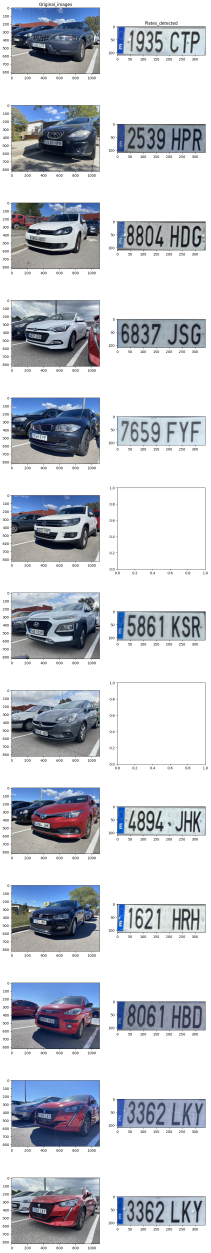
#> input picture examples/plate_localization.png, 842 x 5009 px (shown at 1/4 size)
$ python -i segmentation.py   (imports and definitions only)
#> lines starting #> are read from the running program, lines starting #| are printed output that depends on the picture; after the words box and inside, x2 and y2 are one past the last pixel; in counts of white or black regions, pixels touching at a corner belong together
#> further down, picture is the input picture: shape (5009, 842, 3); mean B, G, R 208.3, 201.8, 198.6
### src/utils.py
from numbers import Number
from pathlib import Path
from typing import List, Optional, Tuple, Text

import cv2
import imutils
import numpy as np

import matplotlib.pyplot as plt


def load_image(path: Path) -> np.array:
    image = cv2.imread(str(path))
    return image


def write_image(path: Path, image: np.array) -> None:
    cv2.imwrite(str(path), image)


def resize_image(image: np.array, width: Number = 1100) -> np.array:
    resized_img = imutils.resize(image, width=width)
    return resized_img


def grayscale_image(image: np.array) -> np.array:
    return cv2.cvtColor(image, cv2.COLOR_BGR2GRAY)


# [50 lines left out: functions show_image, show_contour_detection, show_keypoints, show_split_chars, not called in this run]

### src/segmentation.py
import cv2
import numpy as np

from utils import grayscale_image


class ImageSegmentation:

    def __init__(self):
        # Remove blue box
        self.hsv_blue_start = np.array([100, 100, 100], np.uint8)
        self.hsv_blue_end = np.array([115, 255, 255], np.uint8)
        self.crop_range = (10, 5)

    def segment(self, image: np.array) -> np.array:
        image_without_blue = self.remove_left_box(image)
        image_crop = self.crop(image_without_blue)
        denoised_image = self.denoise(image_crop)
        image_gray = grayscale_image(denoised_image)
        bin_image = self.otsu_bin(image_gray)
        return bin_image

    def remove_left_box(self, image: np.array) -> np.array:
        img_hsv = cv2.cvtColor(image, cv2.COLOR_BGR2HSV)
#> img_hsv: shape (5009, 842, 3); mean H, S, V 36.8, 26.9, 210.1
        mask_hsv = cv2.inRange(img_hsv, self.hsv_blue_start, self.hsv_blue_end)
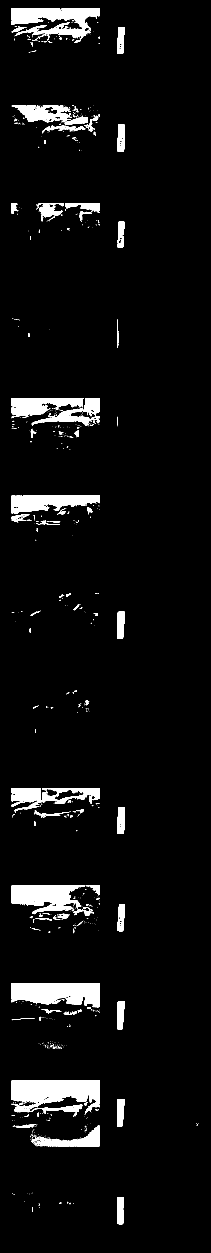
#> mask_hsv: shape (5009, 842) (shown at 1/4 size); 5.2% white; 1111 white regions (949 under 20 px), largest, box (x1, y1, x2, y2) and area: (47, 4322, 398, 4453) 31948, (47, 3932, 398, 4029) 24690, (47, 32, 398, 170) 21915
        idx = np.argwhere(mask_hsv[:, :50] == 255)[:, 1].max()
#> idx = 49
        return image[:, idx:]
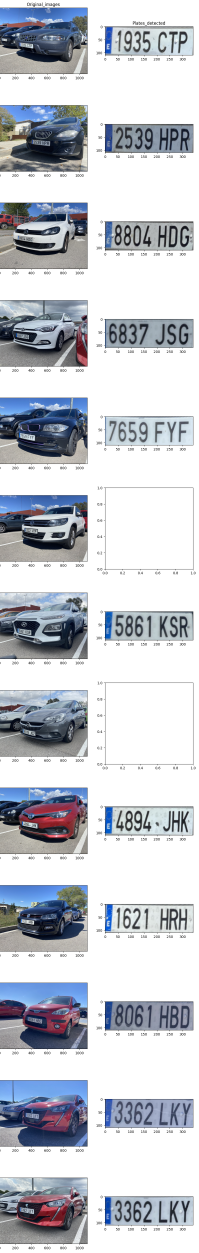
#> returned value: shape (5009, 793, 3) (shown at 1/4 size); mean of channels 0, 1, 2 206.5, 199.6, 196.3; drawn as B, G, R

    def crop(self, image: np.array) -> np.array:
        h, w = self.crop_range
        return image[h:-h, w:-w]
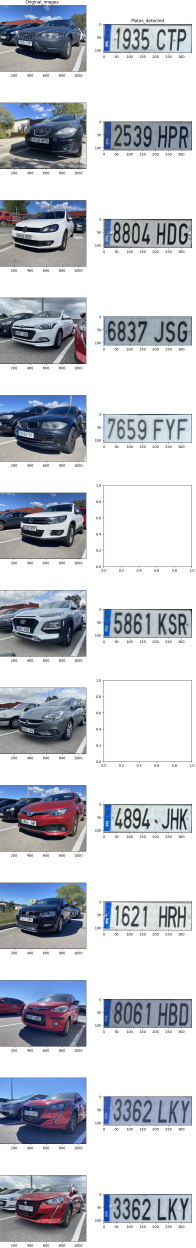
#> returned value: shape (4989, 783, 3) (shown at 1/4 size); mean of channels 0, 1, 2 206.2, 199.2, 195.8; drawn as B, G, R

    @staticmethod
    def denoise(image: np.array) -> np.array:
        return cv2.fastNlMeansDenoisingColored(image, None, 10, 10, 7, 21)
#> in grayscale_image, `return cv2.cvtColor(image, cv2.COLOR_BGR2GRAY)`:
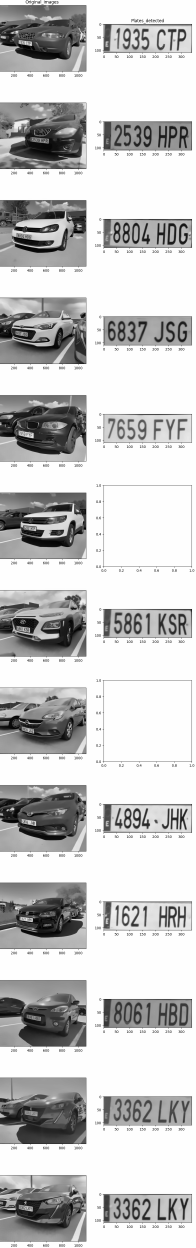
#> returned value: shape (4989, 783) (shown at 1/4 size); min 0, max 254, mean 198.2

    @staticmethod
    def otsu_bin(image: np.array) -> np.array:
        _, bin_image = cv2.threshold(image, 0, 255, cv2.THRESH_BINARY + cv2.THRESH_OTSU)
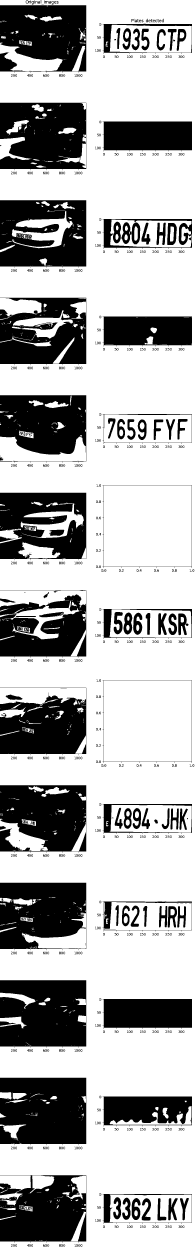
#> bin_image: shape (4989, 783) (shown at 1/4 size); 68.4% white; 702 black regions (131 under 20 px), largest, box (x1, y1, x2, y2) and area: (0, 4311, 345, 4581) 85168, (0, 3921, 345, 4191) 83251, (0, 411, 345, 681) 78092
        return bin_image

>>> import cv2
>>> picture = cv2.imread('../examples/plate_localization.png')
>>> result = ImageSegmentation().segment(picture)
